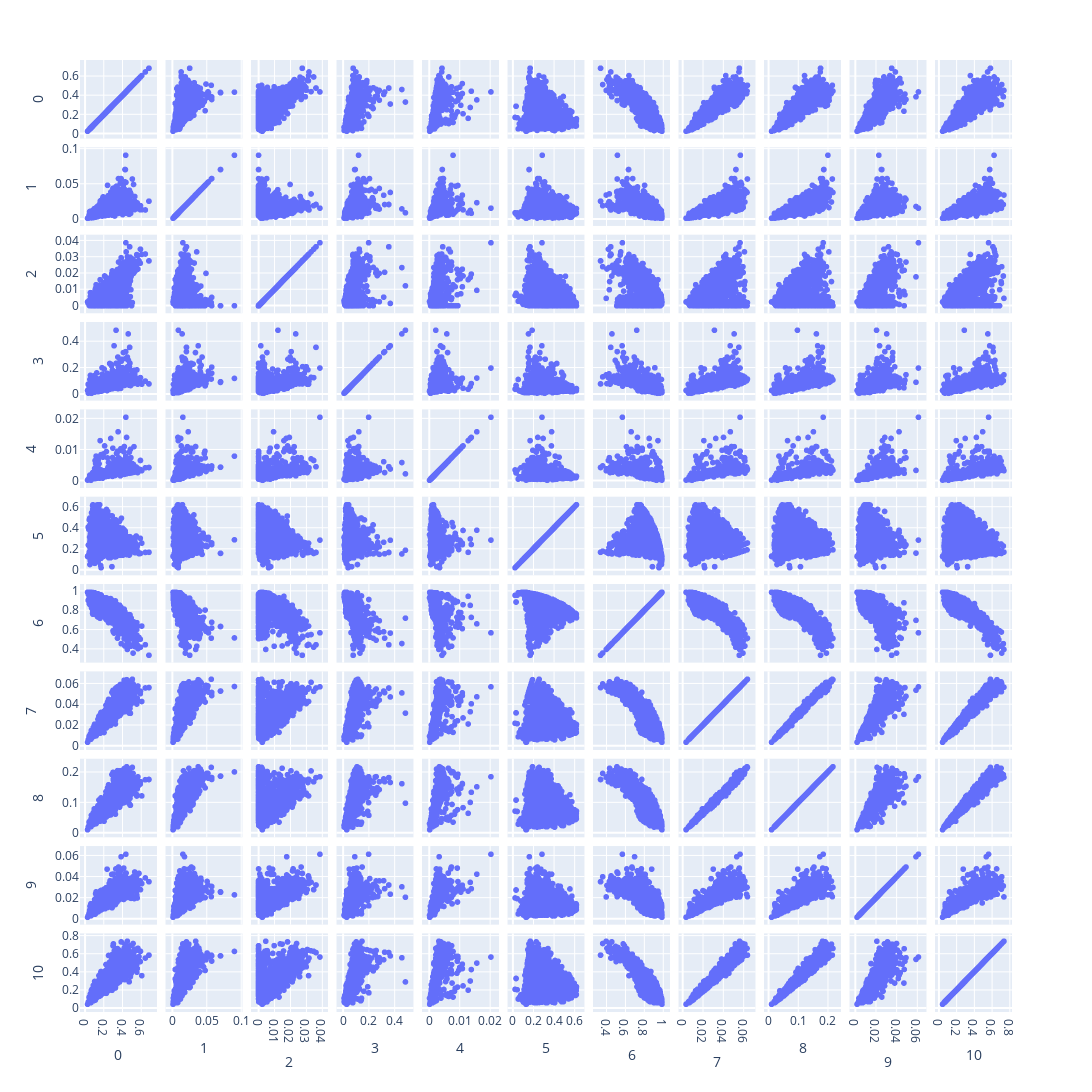

The notebook cell saved with this chart:
### Code cell
x_white = preprocessing.normalize(df_white.iloc[:, :11])
x_red = preprocessing.normalize(df_red.iloc[:, :11])

fig = px.scatter_matrix(x_red, width=2000, height=2000)
fig.show()

### Figure 1 — Plotly figure (JSON) as saved in the notebook; plotly's stock layout.template omitted (floating-point values rounded to 4 significant figures; data arrays with more than 128 entries replaced by an {"elided": "..."} marker saying what was removed)
{"data": [{"dimensions": [{"axis": {"matches": true}, "label": "0", "values": {"elided": "1599 float values"}}, {"axis": {"matches": true}, "label": "1", "values": {"elided": "1599 float values"}}, {"axis": {"matches": true}, "label": "2", "values": {"elided": "1599 float values"}}, {"axis": {"matches": true}, "label": "3", "values": {"elided": "1599 float values"}}, {"axis": {"matches": true}, "label": "4", "values": {"elided": "1599 float values"}}, {"axis": {"matches": true}, "label": "5", "values": {"elided": "1599 float values"}}, {"axis": {"matches": true}, "label": "6", "values": {"elided": "1599 float values"}}, {"axis": {"matches": true}, "label": "7", "values": {"elided": "1599 float values"}}, {"axis": {"matches": true}, "label": "8", "values": {"elided": "1599 float values"}}, {"axis": {"matches": true}, "label": "9", "values": {"elided": "1599 float values"}}, {"axis": {"matches": true}, "label": "10", "values": {"elided": "1599 float values"}}], "hovertemplate": "%{xaxis.title.text}=%{x}<br>%{yaxis.title.text}=%{y}<extra></extra>", "legendgroup": "", "marker": {"color": "#636efa", "symbol": "circle"}, "name": "", "showlegend": false, "type": "splom"}], "layout": {"dragmode": "select", "height": 2000, "legend": {"tracegroupgap": 0}, "margin": {"t": 60}, "width": 2000}}
